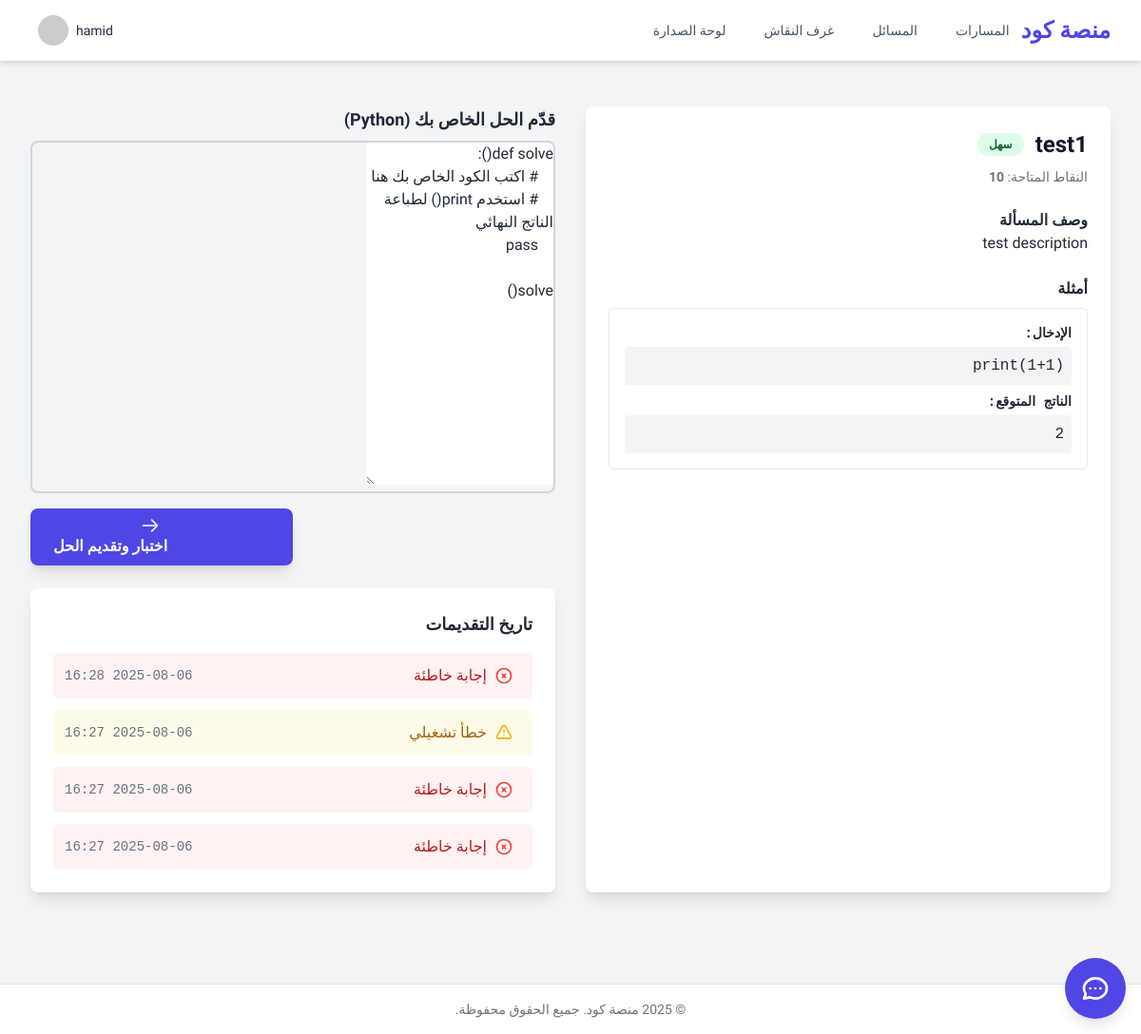
Page /problems/problem/1/ (signed in) on the earlier database version.
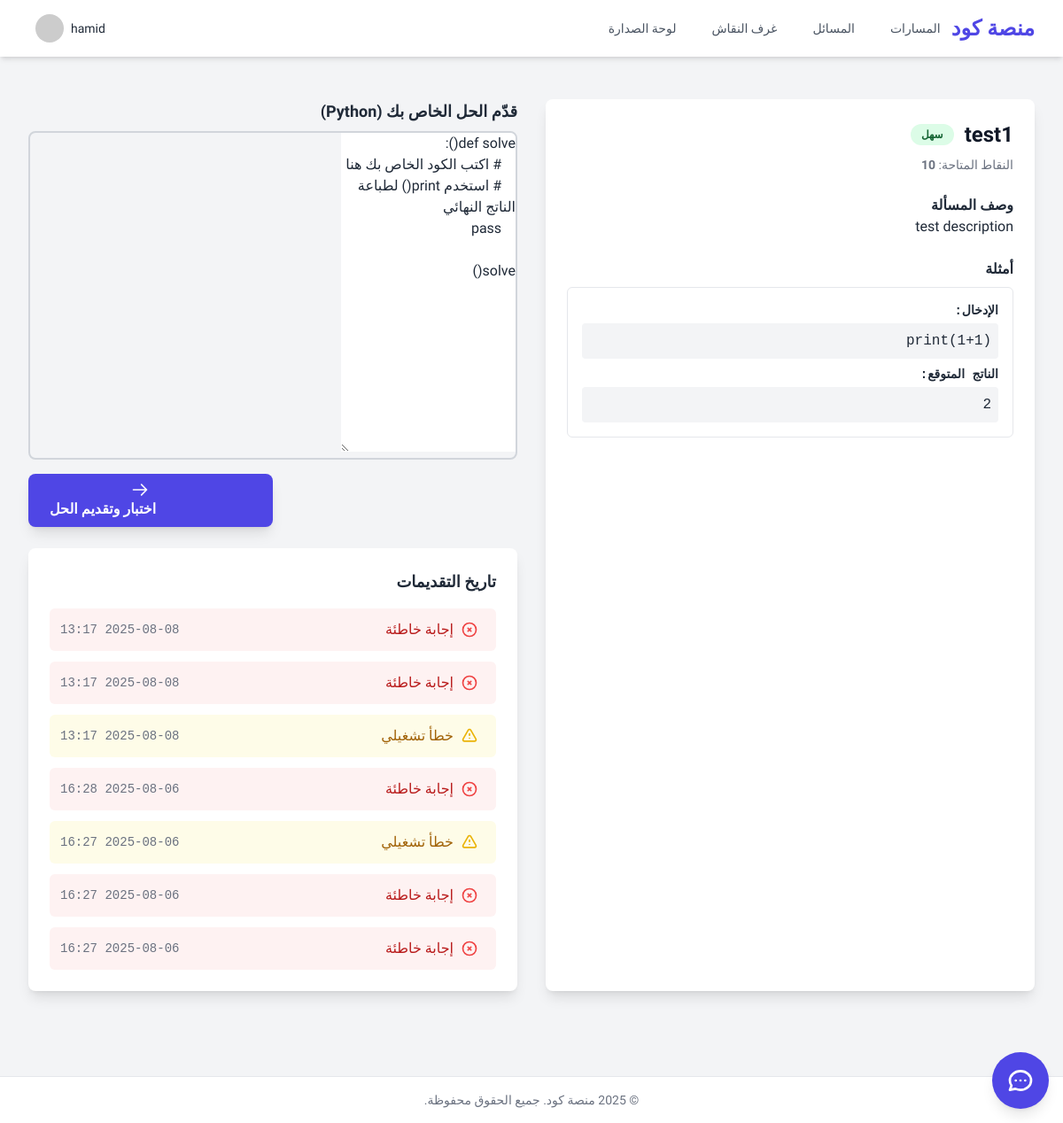
Same page on the later database version.
### problems/models.py (models this page shows, shortened)
class TestCase(models.Model):
    problem = models.ForeignKey(Problem, related_name='test_cases', on_delete=models.CASCADE, verbose_name="المسألة")
    input_data = models.TextField("بيانات الإدخال", blank=True)
    expected_output = models.TextField("الناتج المتوقع")
    class Meta:
        verbose_name = "حالة اختبار"
        verbose_name_plural = "حالات الاختبار"

class Submission(models.Model):
    class Status(models.TextChoices):
        PENDING = 'Pending', 'قيد المراجعة'
        CORRECT = 'Correct', 'إجابة صحيحة'
        WRONG = 'Wrong', 'إجابة خاطئة'
        ERROR = 'Error', 'خطأ تشغيلي'
    problem = models.ForeignKey(Problem, related_name='submissions', on_delete=models.CASCADE)
    student = models.ForeignKey(settings.AUTH_USER_MODEL, related_name='submissions', on_delete=models.CASCADE)
    submitted_code = models.TextField("الكود المُقدَّم")
    status = models.CharField(
        "الحالة",
        max_length=10,
        choices=Status.choices,
        default=Status.PENDING,
        db_index=True
    )
    submitted_at = models.DateTimeField("تاريخ التقديم", auto_now_add=True, db_index=True)
    class Meta:
        verbose_name = "تقديم"
        verbose_name_plural = "التقديمات"
        indexes = [
            models.Index(fields=['student', 'problem', 'status']), # فهرس مركب للاستعلامات الشائعة
        ]
        ordering = ['-submitted_at']

### problems/views.py (the view)
# urls.py: path('problem/<int:pk>/', ProblemDetailView.as_view(), name='problem_detail'),
class ProblemDetailView(LoginRequiredMixin, DetailView):
    model = Problem
    template_name = 'problems/problem_detail.html'
    context_object_name = 'problem'
    pk_url_kwarg = 'pk' # Standardizing to pk
    def get_queryset(self):
        queryset = super().get_queryset()
        return queryset.prefetch_related('test_cases')
    def get_context_data(self, **kwargs):
        context = super().get_context_data(**kwargs)
        context['submissions'] = self.get_user_submissions()
        return context
    def get_user_submissions(self):
        return Submission.objects.filter(
            problem=self.object,
            student=self.request.user
        ).order_by('-submitted_at')

### dashboard/templatetags/markdown_extras.py (called while the page is built)
@register.filter(name='markdownify') # استخدام name='markdownify' هو ممارسة جيدة
@stringfilter
def markdownify(value):
    extensions = [
        'fenced_code',  # لتفعيل كتل الكود باستخدام ```
        'codehilite',   # لتفعيل تلوين الصيغة داخل كتل الكود
        LinkTargetExtension(), # تفعيل الامتداد المخصص الذي أنشأناه
    ]
    html = markdown.markdown(value, extensions=extensions)
    return mark_safe(html)

    def extendMarkdown(self, md):
        md.treeprocessors.register(LinkTargetProcessor(md), 'link_target', 15)

    def run(self, root):
        for element in root.iter("a"):
            element.set("target", "_blank")
            element.set("rel", "noopener noreferrer")
        return root

### problems/templates/problems/problem_detail.html (shortened to what this page needs)
{% extends 'base.html' %}
{% block content %}
<div class="grid grid-cols-1 lg:grid-cols-2 gap-8" data-page-context="أنا حاليًا في صفحة مسألة برمجية بعنوان '{{ problem.title }}'. وصف المسألة هو: {{ problem.description|truncatewords:50|escapejs }}">
    <div class="bg-white dark:bg-gray-800 rounded-lg shadow-lg p-6 space-y-6">
        <div>
            <div class="flex items-center space-x-3 rtl:space-x-reverse mb-2">
                <h1 class="text-2xl font-bold text-gray-900 dark:text-white">{{ problem.title }}</h1>
                <span class="px-3 py-1 text-xs font-semibold rounded-full
                    {% if problem.difficulty == 'Easy' %} bg-green-100 text-green-800 dark:bg-green-900 dark:text-green-300 {% endif %}
                    {% if problem.difficulty == 'Hard' %} bg-red-100 text-red-800 dark:bg-red-900 dark:text-red-300 {% endif %}">
                    {{ problem.get_difficulty_display }}
                </span>
            </div>
            <p class="text-sm text-gray-500 dark:text-gray-400">النقاط المتاحة: <span class="font-bold">{{ problem.points }}</span></p>
        </div>
        <div class="prose dark:prose-invert max-w-none">
            <h2 class="font-semibold">وصف المسألة</h2>
            {{ problem.description|linebreaksbr }}
        </div>
        <div>
            <h2 class="font-semibold mb-2">أمثلة</h2>
            {% for test_case in problem.test_cases.all %}
                <div class="border border-gray-200 dark:border-gray-700 rounded-md p-4 mb-3">
                    <p class="font-mono text-sm"><strong class="font-semibold">الإدخال:</strong></p>
                    <pre class="bg-gray-100 dark:bg-gray-700 p-2 rounded mt-1">{{ test_case.input_data }}</pre>
                    <p class="font-mono text-sm mt-2"><strong class="font-semibold">الناتج المتوقع:</strong></p>
                    <pre class="bg-gray-100 dark:bg-gray-700 p-2 rounded mt-1">{{ test_case.expected_output }}</pre>
                </div>
            {% endfor %}
        </div>
    </div>
    <div class="space-y-6">
        <form hx-post="{% url 'problems:problem_submit' problem.pk %}" hx-target="#submission-history" hx-swap="innerHTML" id="solution-form">
            <div>
                <h2 class="text-lg font-semibold mb-2">قدّم الحل الخاص بك (Python)</h2>
                <div class="border-2 border-gray-300 dark:border-gray-600 rounded-lg overflow-hidden">
                    <textarea name="code" id="code-editor" rows="15">def solve():
    # اكتب الكود الخاص بك هنا
    # استخدم print() لطباعة الناتج النهائي
    pass
solve()</textarea>
                </div>
            </div>
            <div class="mt-4 flex justify-end">
                <button type="submit" class="w-full sm:w-auto bg-indigo-600 hover:bg-indigo-700 text-white font-bold py-2 px-6 rounded-lg transition-colors shadow-lg flex items-center justify-center">
                    <span class="htmx-no-indicator">
                        <svg class="w-5 h-5 ml-2 rtl:mr-2" fill="none" viewBox="0 0 24 24" stroke="currentColor"><path stroke-linecap="round" stroke-linejoin="round" stroke-width="2" d="M14 5l7 7m0 0l-7 7m7-7H3" /></svg>
                        <span>اختبار وتقديم الحل</span>
                    </span>
                </button>
            </div>
        </form>
        <div id="submission-history" class="bg-white dark:bg-gray-800 rounded-lg shadow-lg p-6">
            {% include 'problems/partials/submission_history.html' with submissions=submissions %}
        </div>
    </div>
</div>
{% endblock %}

### problems/templates/problems/partials/submission_history.html (shortened to what this page needs)
<h2 class="text-lg font-semibold mb-4">تاريخ التقديمات</h2>
<ul class="space-y-3">
    {% for sub in submissions %}
    <li class="flex items-center justify-between p-3 rounded-md
        {% if sub.status == sub.Status.WRONG %} bg-red-50 dark:bg-red-900/50 {% endif %}
        {% if sub.status == sub.Status.ERROR %} bg-yellow-50 dark:bg-yellow-900/50 {% endif %}">
        <div class="flex items-center">
            {% if sub.status == sub.Status.CORRECT %}
                <svg class="w-5 h-5 text-green-500 mr-2 rtl:ml-2" fill="none" viewBox="0 0 24 24" stroke="currentColor"><path stroke-linecap="round" stroke-linejoin="round" stroke-width="2" d="M9 12l2 2 4-4m6 2a9 9 0 11-18 0 9 9 0 0118 0z"></path></svg>
            {% elif sub.status == sub.Status.WRONG %}
                <svg class="w-5 h-5 text-red-500 mr-2 rtl:ml-2" fill="none" viewBox="0 0 24 24" stroke="currentColor"><path stroke-linecap="round" stroke-linejoin="round" stroke-width="2" d="M10 14l2-2m0 0l2-2m-2 2l-2-2m2 2l2 2m7-2a9 9 0 11-18 0 9 9 0 0118 0z"></path></svg>
            {% endif %}
            <span class="font-medium {% if sub.status == sub.Status.CORRECT %} text-green-700 dark:text-green-300 {% endif %} {% if sub.status == sub.Status.WRONG %} text-red-700 dark:text-red-300 {% endif %} {% if sub.status == sub.Status.ERROR %} text-yellow-700 dark:text-yellow-300 {% endif %}">{{ sub.get_status_display }}</span>
        </div>
        <span class="text-sm text-gray-500 dark:text-gray-400 font-mono">{{ sub.submitted_at|date:"Y-m-d H:i" }}</span>
    </li>
    {% empty %}
    <p class="text-center text-gray-500 py-4 text-sm">لم تقم بتقديم أي حلول لهذه المسألة بعد.</p>
    {% endfor %}
</ul>

Differences in the rows shown:
added Submission: status "إجابة خاطئة", submitted_at "2025-08-08 13:17"
added Submission: status "إجابة خاطئة", submitted_at "2025-08-08 13:17"
added Submission: status "خطأ تشغيلي", submitted_at "2025-08-08 13:17"
